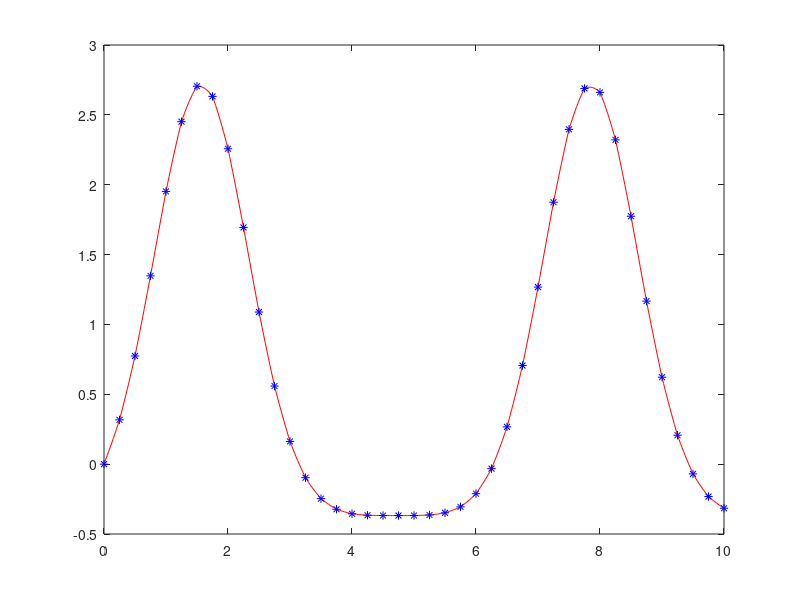

This figure's MATLAB source:
clc
clear 
close all

x=0:0.25:10;
f=sin(x).*exp(sin(x));

n=length(x);
A=zeros(n,n);
rt=zeros(1,n);
h=diff(x);
C=zeros(1,n-1);
Ct=zeros(1,n-1);

A(1,1)=1; A(n,n)=1;% conditii pentru spline natural
rt(1)=0; rt(n)=0;% conditti pentru spline natural
for i=2:n-1
 A(i,i)=2*(h(i-1)+h(i));
 A(i,i-1)=h(i-1);
 A(i,i+1)=h(i);
 rt(i)=3/h(i)*(f(i+1)-f(i))-3/h(i-1)*(f(i)-f(i-1));
end
rt=rt';
M=A\rt;
M=M';
for j=1:n-1
    C(j)=(f(j+1)-f(j))/h(j)-(M(j+1)-M(j))*h(j)/6;
    Ct(j)=f(j)-M(j)*(h(j))^2/6;
end

Coef=[(M(1:end-1)/(6*h(j)))' (M(2:end)/(6*h(j)))' C' Ct'];

figure(1)
hold on
box on

 for i=1:n-1
   z=x(i):h/10:x(i+1);
   P=Coef(i,1)*(x(i+1)-z).^3+Coef(i,2)*(z-x(i)).^3+Coef(i,3)*(z-x(i))+Coef(i,4);
   plot(z,P,'r');
 end


plot(x,f,'b*')


